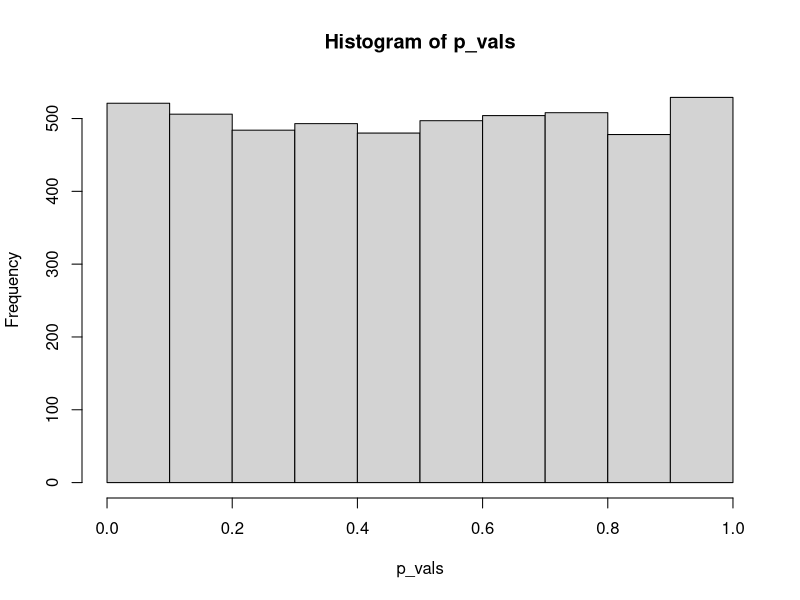
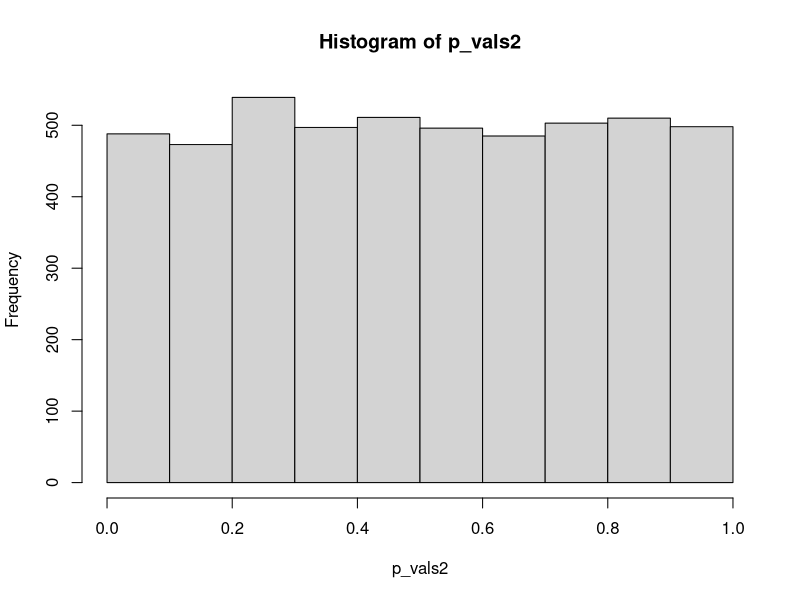
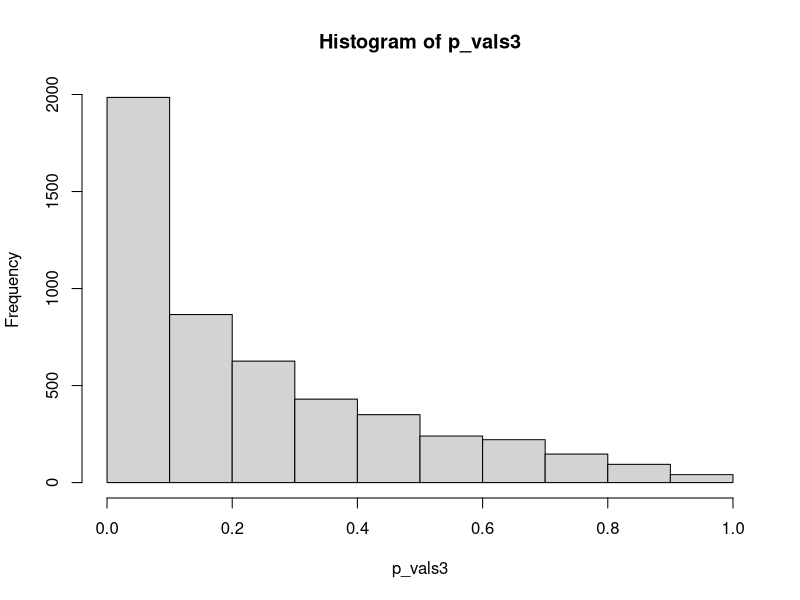
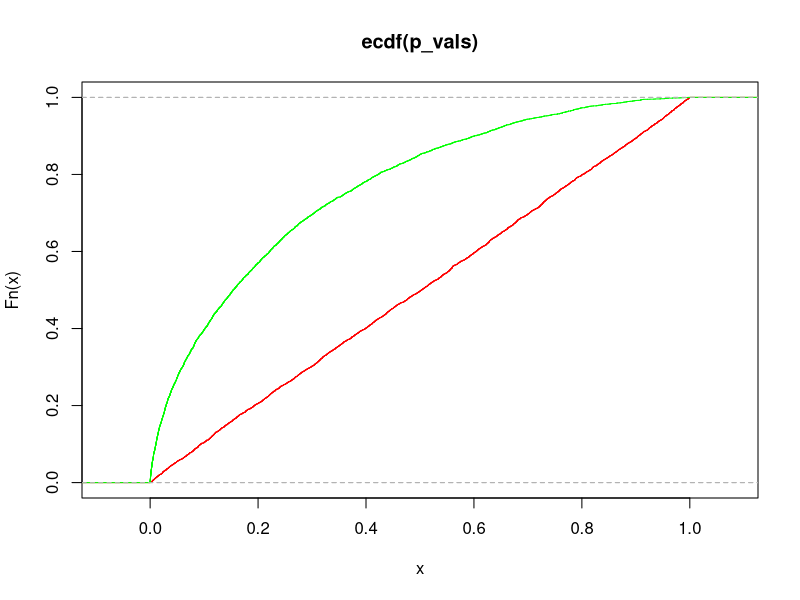
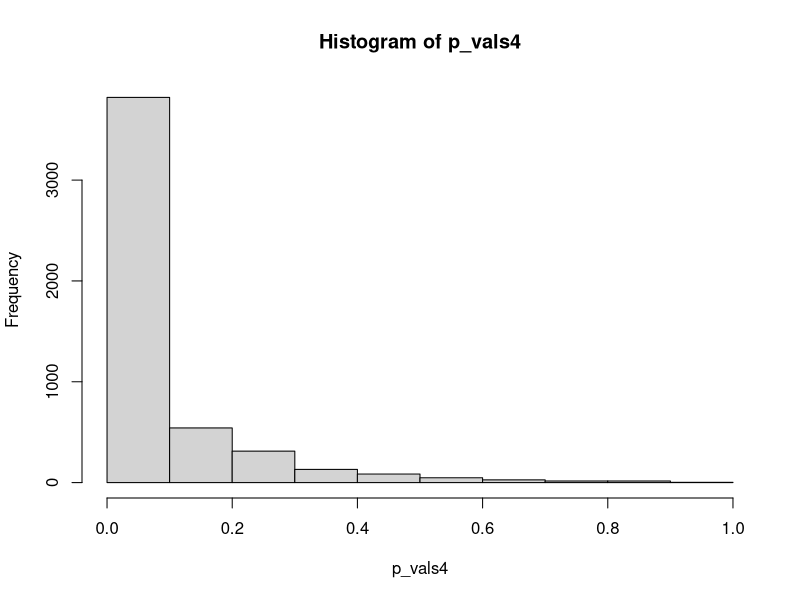
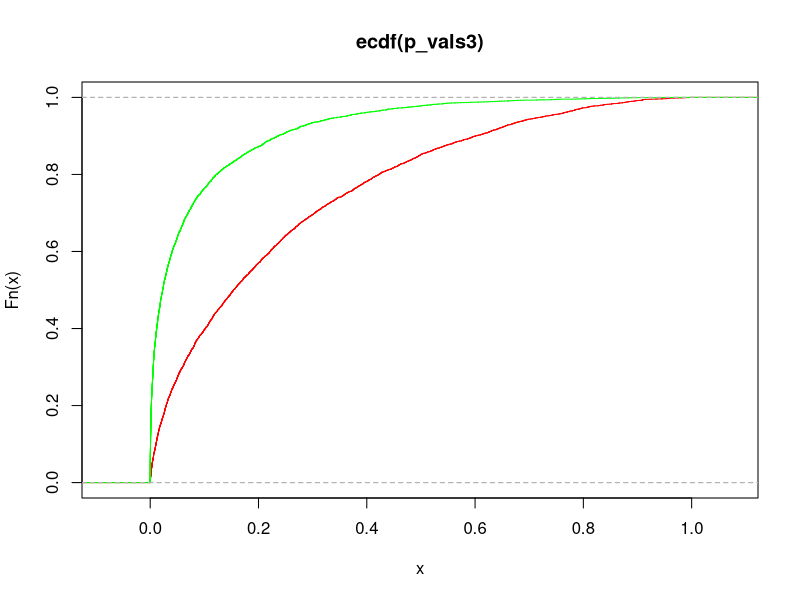
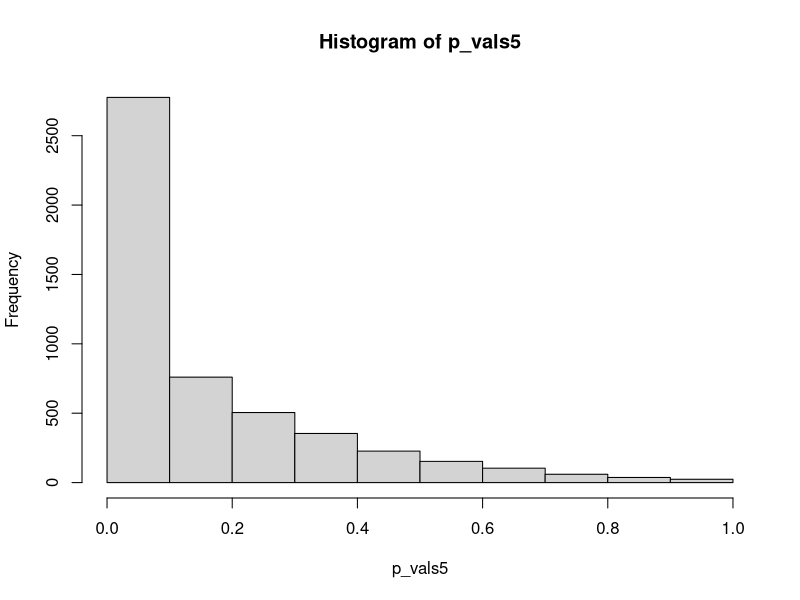
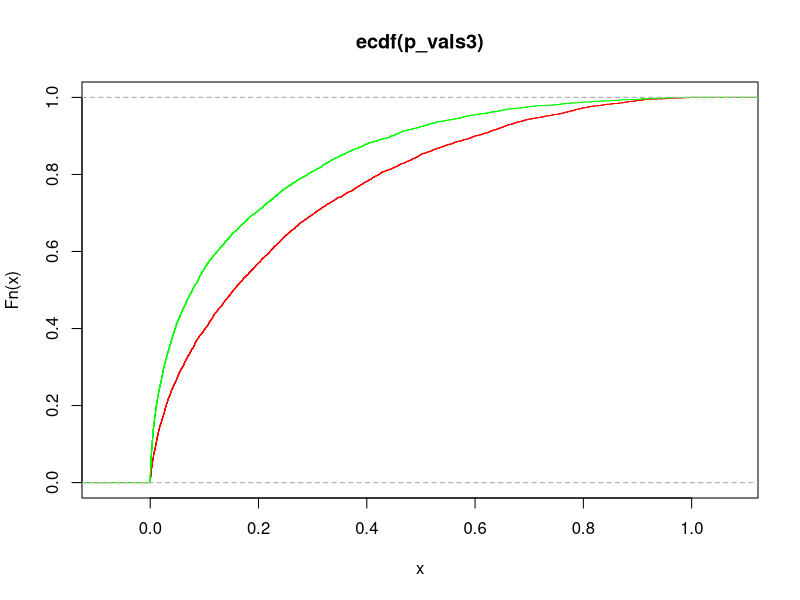

R code for these plots, in order:
## ---- chunk 1
mu <- 0
sd <- 2
n <- 16
iterations <- 5000

# Simulate 5000 tests, each with 16 samples, assuming H0 is correct meaning, mu~N(0,2^2)
means <- rnorm(iterations, mu, sd/sqrt(n))

# Calculate the z-score for each simulation
Z = (means-mu)/(sd/sqrt(n))

# Calculate the p-values
p_vals <- pnorm(Z, lower.tail = FALSE)

hist(p_vals, breaks=10)
## ---- chunk 2

length(p_vals[p_vals<0.1])/iterations

## ---- chunk 3
mu <- 0
sd <- 2
n <- 32
iterations <- 5000

# Simulate 5000 tests, each with 16 samples, assuming H0 is correct meaning, mu~N(0,2^2)
means <- rnorm(iterations, mu, sd/sqrt(n))

# Calculate the z-score for each simulation
Z = (means-mu)/(sd/sqrt(n))

# Calculate the p-values
p_vals2 <- pnorm(Z, lower.tail = FALSE)

hist(p_vals2, breaks=10)
## ---- chunk 4
mu <- 0.5
sd <- 2
n <- 16
iterations <- 5000

# Simulate 5000 tests, each with 16 samples, assuming H0 is correct meaning, mu~N(0,2^2)
means <- rnorm(iterations, mu, sd/sqrt(n))

# Calculate the z-score for each simulation
Z = (means-0)/(sd/sqrt(n))

# Calculate the p-values
p_vals3 <- pnorm(Z, lower.tail = FALSE)

hist(p_vals3, breaks=10)
## ---- chunk 5
plot(ecdf(p_vals),col='red')
lines(ecdf(p_vals3),col='green')
## ---- chunk 6
length(p_vals3[p_vals3<0.1])/iterations
## ---- chunk 7
1-pnorm(0.282)
## ---- chunk 8
mu <- 1
sd <- 2
n <- 16
iterations <- 5000

# Simulate 5000 tests, each with 16 samples, assuming H0 is correct meaning, mu~N(0,2^2)
means <- rnorm(iterations, mu, sd/sqrt(n))

# Calculate the z-score for each simulation
Z = (means-0)/(sd/sqrt(n))

# Calculate the p-values
p_vals4 <- pnorm(Z, lower.tail = FALSE)

hist(p_vals4, breaks=10)
## ---- chunk 9
plot(ecdf(p_vals3),col='red')
lines(ecdf(p_vals4),col='green')
## ---- chunk 10
length(p_vals4[p_vals4<0.1])/iterations
## ---- chunk 11
1-pnorm(1.282-2)

## ---- chunk 12
mu <- 0.5
sd <- 2
n <- 32
iterations <- 5000

# Simulate 5000 tests, each with 16 samples, assuming H0 is correct meaning, mu~N(0,2^2)
means <- rnorm(iterations, mu, sd/sqrt(n))

# Calculate the z-score for each simulation
Z = (means-0)/(sd/sqrt(n))

# Calculate the p-values
p_vals5 <- pnorm(Z, lower.tail = FALSE)

hist(p_vals5, breaks=10)
## ---- chunk 13
plot(ecdf(p_vals3),col='red')
lines(ecdf(p_vals5),col='green')
## ---- chunk 14
length(p_vals5[p_vals5<0.1])/iterations
